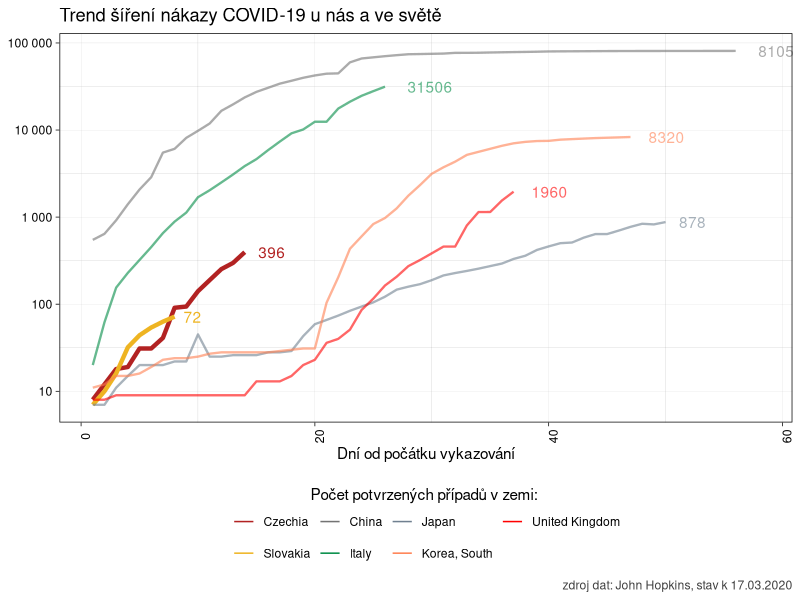
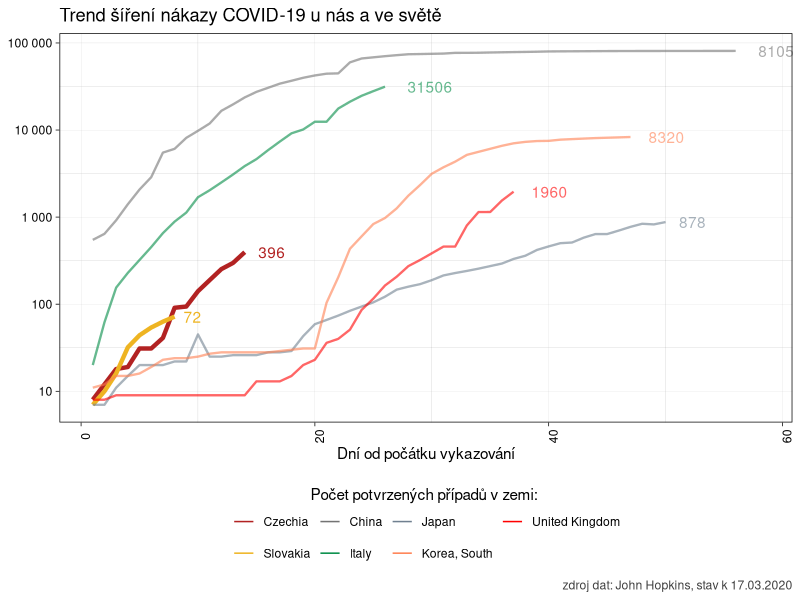

Generate these figures, in order, with R:
# pro srovnání...

library(tidyverse)

clean_data <- read_csv2("./data/raw_data.csv") %>% 
  filter(zeme %in% c("China", "Italy", "Japan", "Korea, South", "Czechia", "United Kingdom", "Slovakia") & pocet > 0) %>% 
  mutate(zeme = fct_relevel(as.factor(zeme), c("Czechia", "Slovakia"))) %>% 
  group_by(zeme, datum) %>% 
  summarise(pocet = sum(pocet)) %>% 
  filter(pocet > 5) %>%  # před pěti nemocnými je to hodně volatilní...
  group_by(zeme) %>% 
  arrange(datum) %>% 
  mutate(den = row_number())
  

ggplot(data = clean_data, aes(x = den, y = pocet, color = zeme, alpha = zeme)) +
  geom_line(aes(size = zeme)) +
  geom_text(data = slice(clean_data, which.max(den)), 
            aes(x = den, y = pocet, label = pocet),
            hjust = -.5, show.legend = F) +
  labs(title = "Trend šíření nákazy COVID-19 u nás a ve světě",
       color = "Počet potvrzených případů v zemi: ",
       x = "Dní od počátku vykazování",
       y = "Počet nakažených (log scale)",
       caption = paste("zdroj dat: John Hopkins, stav k", max(clean_data$datum) %>% 
                         format(format = "%d.%m.%Y"))) +
  scale_x_continuous(limits = c(1, max(clean_data$den)+2)) +
  scale_y_log10(labels = scales::number_format()) +
  scale_color_manual(values = c("Czechia" = "firebrick",
                                "Slovakia" = "goldenrod2",
                                "China" = "gray45",
                                "Italy" = "springgreen4",
                                "Japan" = "slategray",
                                "Korea, South" = "coral",
                                "United Kingdom" = "red"),
                     guide = guide_legend(title.position = "top",
                                          title.hjust = 0.5,
                                          override.aes = list(size = 2))) +
  scale_alpha_manual(values = c("Czechia" = 1,
                                "Slovakia" = 1,
                                "China" = .6,
                                "Italy" = .6,
                                "Japan" = .6,
                                "Korea, South" = .6,
                                "United Kingdom" = .6),
                     guide = guide_none()) + 
  scale_size_manual(values = c("Czechia" = 1.5,
                               "Slovakia" = 1.5,
                               "China" = .8,
                               "Italy" = .8,
                               "Japan" = .8,
                               "Korea, South" = .8,
                               "United Kingdom" = .8),
                     guide = guide_none()) + 
  theme_linedraw() +
  theme(axis.text.x = element_text(angle = 90),
        axis.title.y =element_blank(),
        panel.grid.major = element_line(color = "gray75"),
        plot.caption = element_text(color = "gray25"),
        legend.position="bottom")

ggsave("cizina.png", dpi = 300, units = "cm", width = 25, height = 16)
